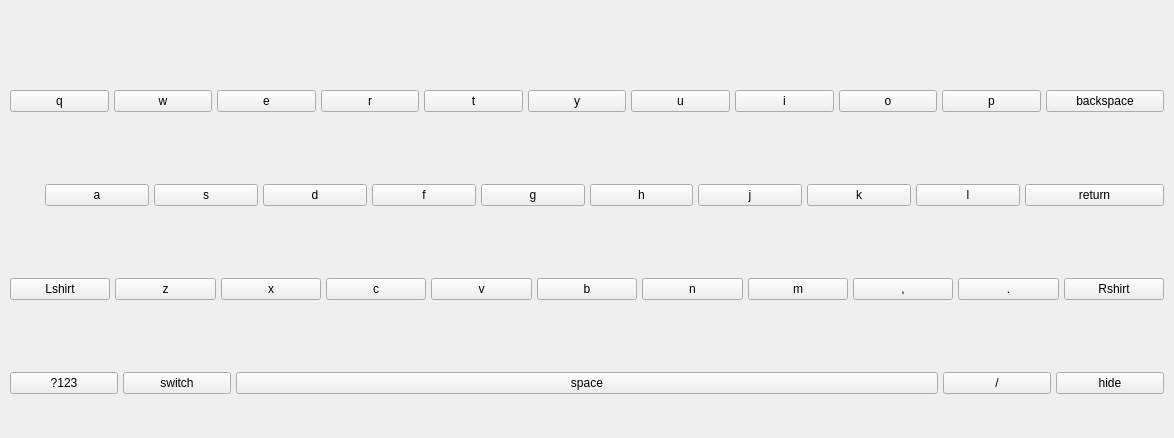
<?xml version="1.0" encoding="UTF-8"?>
<ui version="4.0">
 <class>XzSoftKeyboard</class>
 <widget class="QWidget" name="XzSoftKeyboard">
  <property name="geometry">
   <rect>
    <x>0</x>
    <y>0</y>
    <width>1174</width>
    <height>438</height>
   </rect>
  </property>
  <property name="windowTitle">
   <string>XzSoftKeyboard</string>
  </property>
  <layout class="QVBoxLayout" name="verticalLayout_2" stretch="0,1,10">
   <property name="spacing">
    <number>0</number>
   </property>
   <property name="leftMargin">
    <number>10</number>
   </property>
   <property name="topMargin">
    <number>0</number>
   </property>
   <property name="rightMargin">
    <number>0</number>
   </property>
   <property name="bottomMargin">
    <number>10</number>
   </property>
   <item>
    <layout class="QHBoxLayout" name="horizontalLayout_6">
     <item>
      <layout class="QVBoxLayout" name="verticalLayout_3"/>
     </item>
     <item>
      <spacer name="horizontalSpacer_2">
       <property name="orientation">
        <enum>Qt::Horizontal</enum>
       </property>
       <property name="sizeType">
        <enum>QSizePolicy::Fixed</enum>
       </property>
       <property name="sizeHint" stdset="0">
        <size>
         <width>10</width>
         <height>20</height>
        </size>
       </property>
      </spacer>
     </item>
    </layout>
   </item>
   <item>
    <layout class="QHBoxLayout" name="horizontalLayout_9">
     <property name="spacing">
      <number>0</number>
     </property>
     <property name="sizeConstraint">
      <enum>QLayout::SetDefaultConstraint</enum>
     </property>
     <item>
      <widget class="QWidget" name="widget_showChinese" native="true">
       <property name="sizePolicy">
        <sizepolicy hsizetype="Preferred" vsizetype="Preferred">
         <horstretch>0</horstretch>
         <verstretch>0</verstretch>
        </sizepolicy>
       </property>
       <property name="minimumSize">
        <size>
         <width>0</width>
         <height>0</height>
        </size>
       </property>
       <property name="styleSheet">
        <string notr="true"/>
       </property>
       <layout class="QHBoxLayout" name="horizontalLayout_7">
        <property name="spacing">
         <number>5</number>
        </property>
        <property name="sizeConstraint">
         <enum>QLayout::SetDefaultConstraint</enum>
        </property>
        <property name="leftMargin">
         <number>0</number>
        </property>
        <property name="topMargin">
         <number>0</number>
        </property>
        <property name="rightMargin">
         <number>0</number>
        </property>
        <property name="bottomMargin">
         <number>0</number>
        </property>
       </layout>
      </widget>
     </item>
     <item>
      <spacer name="verticalSpacer_2">
       <property name="orientation">
        <enum>Qt::Vertical</enum>
       </property>
       <property name="sizeType">
        <enum>QSizePolicy::Expanding</enum>
       </property>
       <property name="sizeHint" stdset="0">
        <size>
         <width>10</width>
         <height>1</height>
        </size>
       </property>
      </spacer>
     </item>
    </layout>
   </item>
   <item>
    <layout class="QHBoxLayout" name="horizontalLayout_8">
     <property name="spacing">
      <number>0</number>
     </property>
     <item>
      <widget class="QWidget" name="widget_key" native="true">
       <layout class="QVBoxLayout" name="verticalLayout">
        <property name="spacing">
         <number>5</number>
        </property>
        <property name="leftMargin">
         <number>0</number>
        </property>
        <property name="topMargin">
         <number>0</number>
        </property>
        <property name="rightMargin">
         <number>0</number>
        </property>
        <property name="bottomMargin">
         <number>0</number>
        </property>
        <item>
         <widget class="QWidget" name="widget_key_1" native="true">
          <layout class="QHBoxLayout" name="horizontalLayout" stretch="5,5,5,5,5,5,5,5,5,5,6">
           <property name="spacing">
            <number>5</number>
           </property>
           <property name="sizeConstraint">
            <enum>QLayout::SetDefaultConstraint</enum>
           </property>
           <property name="leftMargin">
            <number>0</number>
           </property>
           <property name="topMargin">
            <number>0</number>
           </property>
           <property name="rightMargin">
            <number>0</number>
           </property>
           <property name="bottomMargin">
            <number>0</number>
           </property>
           <item>
            <widget class="QPushButton" name="btn1_01">
             <property name="text">
              <string>q</string>
             </property>
            </widget>
           </item>
           <item>
            <widget class="QPushButton" name="btn1_02">
             <property name="styleSheet">
              <string notr="true"/>
             </property>
             <property name="text">
              <string>w</string>
             </property>
            </widget>
           </item>
           <item>
            <widget class="QPushButton" name="btn1_03">
             <property name="text">
              <string>e</string>
             </property>
            </widget>
           </item>
           <item>
            <widget class="QPushButton" name="btn1_04">
             <property name="text">
              <string>r</string>
             </property>
            </widget>
           </item>
           <item>
            <widget class="QPushButton" name="btn1_05">
             <property name="text">
              <string>t</string>
             </property>
            </widget>
           </item>
           <item>
            <widget class="QPushButton" name="btn1_06">
             <property name="text">
              <string>y</string>
             </property>
            </widget>
           </item>
           <item>
            <widget class="QPushButton" name="btn1_07">
             <property name="text">
              <string>u</string>
             </property>
             <property name="flat">
              <bool>false</bool>
             </property>
            </widget>
           </item>
           <item>
            <widget class="QPushButton" name="btn1_08">
             <property name="text">
              <string>i</string>
             </property>
            </widget>
           </item>
           <item>
            <widget class="QPushButton" name="btn1_09">
             <property name="text">
              <string>o</string>
             </property>
            </widget>
           </item>
           <item>
            <widget class="QPushButton" name="btn1_10">
             <property name="text">
              <string>p</string>
             </property>
            </widget>
           </item>
           <item>
            <widget class="QPushButton" name="btn1_backspace">
             <property name="text">
              <string>backspace</string>
             </property>
            </widget>
           </item>
          </layout>
         </widget>
        </item>
        <item>
         <widget class="QWidget" name="widget_key_2" native="true">
          <layout class="QHBoxLayout" name="horizontalLayout_2" stretch="1,3,3,3,3,3,3,3,3,3,4">
           <property name="spacing">
            <number>5</number>
           </property>
           <property name="leftMargin">
            <number>0</number>
           </property>
           <property name="topMargin">
            <number>0</number>
           </property>
           <property name="rightMargin">
            <number>0</number>
           </property>
           <property name="bottomMargin">
            <number>0</number>
           </property>
           <item>
            <spacer name="horizontalSpacer">
             <property name="orientation">
              <enum>Qt::Horizontal</enum>
             </property>
             <property name="sizeHint" stdset="0">
              <size>
               <width>40</width>
               <height>20</height>
              </size>
             </property>
            </spacer>
           </item>
           <item>
            <widget class="QPushButton" name="btn2_01">
             <property name="text">
              <string>a</string>
             </property>
            </widget>
           </item>
           <item>
            <widget class="QPushButton" name="btn2_02">
             <property name="styleSheet">
              <string notr="true"/>
             </property>
             <property name="text">
              <string>s</string>
             </property>
            </widget>
           </item>
           <item>
            <widget class="QPushButton" name="btn2_03">
             <property name="text">
              <string>d</string>
             </property>
            </widget>
           </item>
           <item>
            <widget class="QPushButton" name="btn2_04">
             <property name="text">
              <string>f</string>
             </property>
            </widget>
           </item>
           <item>
            <widget class="QPushButton" name="btn2_05">
             <property name="text">
              <string>g</string>
             </property>
            </widget>
           </item>
           <item>
            <widget class="QPushButton" name="btn2_06">
             <property name="text">
              <string>h</string>
             </property>
            </widget>
           </item>
           <item>
            <widget class="QPushButton" name="btn2_07">
             <property name="text">
              <string>j</string>
             </property>
             <property name="checkable">
              <bool>false</bool>
             </property>
            </widget>
           </item>
           <item>
            <widget class="QPushButton" name="btn2_08">
             <property name="text">
              <string>k</string>
             </property>
            </widget>
           </item>
           <item>
            <widget class="QPushButton" name="btn2_09">
             <property name="text">
              <string>l</string>
             </property>
            </widget>
           </item>
           <item>
            <widget class="QPushButton" name="btn2_return">
             <property name="text">
              <string>return</string>
             </property>
            </widget>
           </item>
          </layout>
         </widget>
        </item>
        <item>
         <widget class="QWidget" name="widget_key_3" native="true">
          <layout class="QHBoxLayout" name="horizontalLayout_3">
           <property name="spacing">
            <number>5</number>
           </property>
           <property name="leftMargin">
            <number>0</number>
           </property>
           <property name="topMargin">
            <number>0</number>
           </property>
           <property name="rightMargin">
            <number>0</number>
           </property>
           <property name="bottomMargin">
            <number>0</number>
           </property>
           <item>
            <widget class="QPushButton" name="btn3_Lshirt">
             <property name="text">
              <string>Lshirt</string>
             </property>
            </widget>
           </item>
           <item>
            <widget class="QPushButton" name="btn3_02">
             <property name="styleSheet">
              <string notr="true"/>
             </property>
             <property name="text">
              <string>z</string>
             </property>
            </widget>
           </item>
           <item>
            <widget class="QPushButton" name="btn3_03">
             <property name="text">
              <string>x</string>
             </property>
            </widget>
           </item>
           <item>
            <widget class="QPushButton" name="btn3_04">
             <property name="text">
              <string>c</string>
             </property>
            </widget>
           </item>
           <item>
            <widget class="QPushButton" name="btn3_05">
             <property name="text">
              <string>v</string>
             </property>
            </widget>
           </item>
           <item>
            <widget class="QPushButton" name="btn3_06">
             <property name="text">
              <string>b</string>
             </property>
            </widget>
           </item>
           <item>
            <widget class="QPushButton" name="btn3_07">
             <property name="text">
              <string>n</string>
             </property>
            </widget>
           </item>
           <item>
            <widget class="QPushButton" name="btn3_08">
             <property name="text">
              <string>m</string>
             </property>
            </widget>
           </item>
           <item>
            <widget class="QPushButton" name="btn3_09">
             <property name="text">
              <string>,</string>
             </property>
            </widget>
           </item>
           <item>
            <widget class="QPushButton" name="btn3_10">
             <property name="text">
              <string>.</string>
             </property>
            </widget>
           </item>
           <item>
            <widget class="QPushButton" name="btn3_Rshirt">
             <property name="text">
              <string>Rshirt</string>
             </property>
            </widget>
           </item>
          </layout>
         </widget>
        </item>
        <item>
         <widget class="QWidget" name="widget_key_4" native="true">
          <layout class="QHBoxLayout" name="horizontalLayout_4" stretch="2,2,13,2,2">
           <property name="spacing">
            <number>5</number>
           </property>
           <property name="leftMargin">
            <number>0</number>
           </property>
           <property name="topMargin">
            <number>0</number>
           </property>
           <property name="rightMargin">
            <number>0</number>
           </property>
           <property name="bottomMargin">
            <number>0</number>
           </property>
           <item>
            <widget class="QPushButton" name="btn4_symbol">
             <property name="text">
              <string>?123</string>
             </property>
            </widget>
           </item>
           <item>
            <widget class="QPushButton" name="btn4_switch">
             <property name="text">
              <string>switch</string>
             </property>
            </widget>
           </item>
           <item>
            <widget class="QPushButton" name="btn4_space">
             <property name="text">
              <string>space</string>
             </property>
            </widget>
           </item>
           <item>
            <widget class="QPushButton" name="btn4_01">
             <property name="text">
              <string>/</string>
             </property>
            </widget>
           </item>
           <item>
            <widget class="QPushButton" name="btn4_hide">
             <property name="text">
              <string>hide</string>
             </property>
            </widget>
           </item>
          </layout>
         </widget>
        </item>
       </layout>
      </widget>
     </item>
     <item>
      <spacer name="verticalSpacer">
       <property name="orientation">
        <enum>Qt::Vertical</enum>
       </property>
       <property name="sizeHint" stdset="0">
        <size>
         <width>10</width>
         <height>1</height>
        </size>
       </property>
      </spacer>
     </item>
    </layout>
   </item>
  </layout>
 </widget>
 <layoutdefault spacing="6" margin="11"/>
 <resources/>
 <connections/>
</ui>
